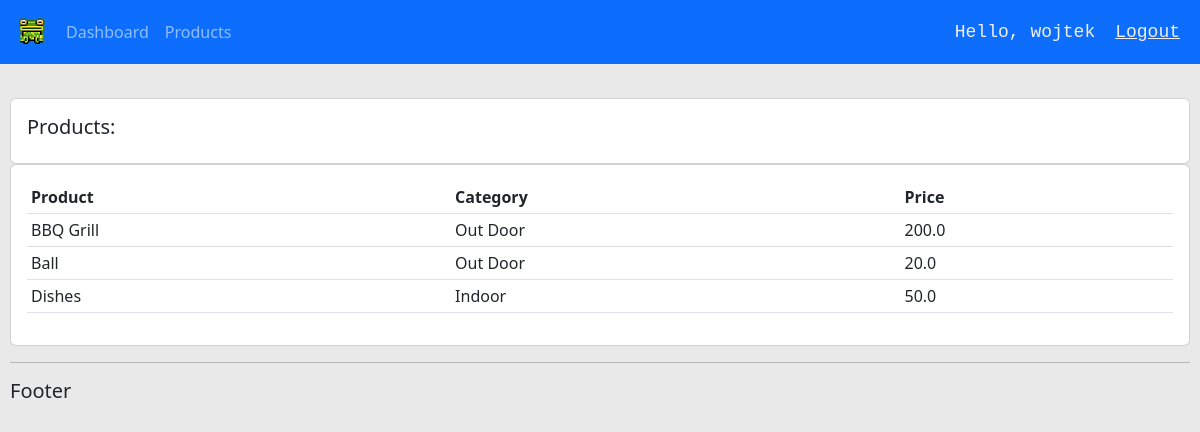
Screenshot of /products/ (signed in) with the database file from the repository.
### accounts/models.py (models this page shows, shortened)
class Product(models.Model):
    CATEGORY = (
        ("Indoor", "Indoor"),
        ("Out Door", "Out Door"),
    )
    name = models.CharField(max_length=200, null=True)
    price = models.FloatField(null=True)
    category = models.CharField(max_length=200, null=True, choices=CATEGORY)
    description = models.TextField(null=True, blank=True)
    date_created = models.DateTimeField(auto_now_add=True, null=True)
    tags = models.ManyToManyField(Tag)

### accounts/views.py (the view)
# urls.py: path('products/', views.products, name="products"),
@login_required(login_url='login')
def products(request):
    products = Product.objects.all()
    return render(request, 'accounts/products.html', {"products" : products})

### accounts/templates/accounts/products.html
{% extends 'accounts/main.html' %}
{% block content %}
<br>
<div class='row'>
    <div class="col-md">
        <div class="card card-body">
            <h5> Products:</h5>
        </div>
            <div class="card card-body">
                <table class="table table-sm">
                    <tr>
                    <th scope="col">Product</th>
                    <th scope="col">Category</th>
                    <th scope="col">Price</th>
                    </tr>
                    {% for product in products %}
                    <tr>
                    <td>{{ product.name }}</td>
                    <td>{{ product.category }}</td>
                    <td>{{ product.price }}</td>
                    </tr>
                    {% endfor %}
                </table>
            </div>
    </div>
</div>
{% endblock content %}

### accounts/templates/accounts/navbar.html (shortened to what this page needs)
{% load static %}
<nav class="navbar navbar-expand-lg navbar-dark bg-primary">
    <img style="padding-left: 10px;" src={%static 'images/the-pepe-frog.png'%}>
    <div class="collapse navbar-collapse" id="navbarNav">
      <ul class="navbar-nav">
        <li class="nav-item active">
          <a href = "{% url 'home' %}" class="nav-link">Dashboard </a>
        </li>
        <li class="nav-item">
          <a href = "{% url 'products' %}" class="nav-link" >Products</a>
        </li>
      </ul>
    </div>
    <span class="navbar-hello-logout"> Hello, {{request.user}}</span>
    <span> <a class="navbar-hello-logout" href="{% url 'logout' %}"> Logout</a></span>
  </nav>

### static/css/main.css (style rules this page uses)
body { background-color: #e8e8e8ed; }

### accounts/templates/accounts/navbar.html (style rules this page uses)
.navbar-hello-logout { font-size: 18px; color: #eee; margin-right: 20px; font-family: Consolas,monaco,monospace; }

### rows the page displays
Product: name "BBQ Grill", category "Out Door", price "200.0"
Product: name "Ball", category "Out Door", price "20.0"
Product: name "Dishes", category "Indoor", price "50.0"

### other values shown
{{ request.user }} "wojtek"
